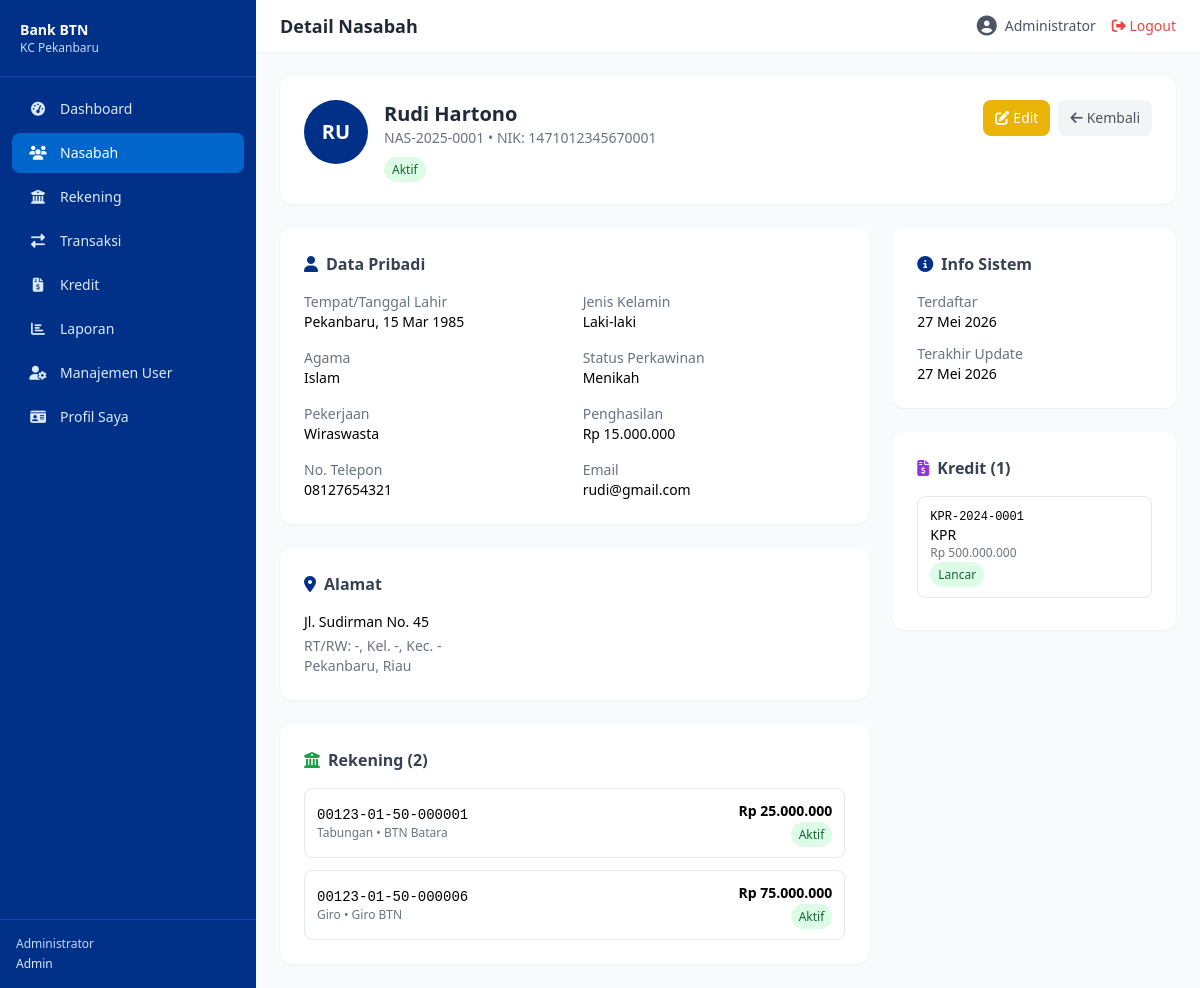
/public/nasabah/detail/1 (signed in), run on the app's committed database.
### tables this page shows
CREATE TABLE nasabah (
    id BIGINT UNSIGNED AUTO_INCREMENT PRIMARY KEY,
    no_nasabah VARCHAR(20) NOT NULL UNIQUE,
    nik VARCHAR(16) NOT NULL UNIQUE,
    nama_lengkap VARCHAR(255) NOT NULL,
    tempat_lahir VARCHAR(100) NULL,
    tanggal_lahir DATE NOT NULL,
    jenis_kelamin ENUM('L','P') NOT NULL,
    agama VARCHAR(20) NULL,
    status_perkawinan ENUM('lajang','menikah','cerai') DEFAULT 'lajang',
    pekerjaan VARCHAR(100) NULL,
    penghasilan_bulanan DECIMAL(15,2) NULL,
    no_telepon VARCHAR(20) NOT NULL,
    email VARCHAR(255) NULL,
    alamat TEXT NOT NULL,
    rt_rw VARCHAR(10) NULL,
    kelurahan VARCHAR(100) NULL,
    kecamatan VARCHAR(100) NULL,
    kota_kabupaten VARCHAR(100) NOT NULL,
    provinsi VARCHAR(100) NOT NULL,
    kode_pos VARCHAR(10) NULL,
    no_ktp_path VARCHAR(500) NULL,
    status ENUM('aktif','nonaktif','blacklist') NOT NULL DEFAULT 'aktif',
    created_by BIGINT UNSIGNED NULL,
    updated_by BIGINT UNSIGNED NULL,
    created_at TIMESTAMP DEFAULT CURRENT_TIMESTAMP,
    updated_at TIMESTAMP DEFAULT CURRENT_TIMESTAMP ON UPDATE CURRENT_TIMESTAMP,
    deleted_at TIMESTAMP NULL,
    FOREIGN KEY (created_by) REFERENCES users(id) ON DELETE SET NULL,
    FOREIGN KEY (updated_by) REFERENCES users(id) ON DELETE SET NULL,
    INDEX idx_nik (nik),
    INDEX idx_nama (nama_lengkap),
    INDEX idx_status (status)
);

CREATE TABLE rekening (
    id BIGINT UNSIGNED AUTO_INCREMENT PRIMARY KEY,
    no_rekening VARCHAR(20) NOT NULL UNIQUE,
    nasabah_id BIGINT UNSIGNED NOT NULL,
    jenis_rekening ENUM('tabungan','giro','deposito','batara') NOT NULL DEFAULT 'tabungan',
    nama_produk VARCHAR(100) NULL,
    saldo DECIMAL(15,2) NOT NULL DEFAULT 0.00,
    saldo_minimum DECIMAL(15,2) DEFAULT 50000.00,
    mata_uang VARCHAR(5) NOT NULL DEFAULT 'IDR',
    tanggal_buka DATE NOT NULL,
    tanggal_tutup DATE NULL,
    status ENUM('aktif','beku','tutup') NOT NULL DEFAULT 'aktif',
    keterangan TEXT NULL,
    created_by BIGINT UNSIGNED NULL,
    created_at TIMESTAMP DEFAULT CURRENT_TIMESTAMP,
    updated_at TIMESTAMP DEFAULT CURRENT_TIMESTAMP ON UPDATE CURRENT_TIMESTAMP,
    FOREIGN KEY (nasabah_id) REFERENCES nasabah(id) ON DELETE CASCADE,
    FOREIGN KEY (created_by) REFERENCES users(id) ON DELETE SET NULL,
    INDEX idx_nasabah (nasabah_id),
    INDEX idx_status (status)
);

CREATE TABLE kredit (
    id BIGINT UNSIGNED AUTO_INCREMENT PRIMARY KEY,
    no_kredit VARCHAR(25) NOT NULL UNIQUE,
    nasabah_id BIGINT UNSIGNED NOT NULL,
    jenis_kredit VARCHAR(100) NOT NULL,
    plafon DECIMAL(15,2) NOT NULL,
    outstanding DECIMAL(15,2) NOT NULL,
    suku_bunga DECIMAL(5,2) NOT NULL,
    tenor_bulan INT NOT NULL,
    angsuran_per_bulan DECIMAL(15,2) NOT NULL,
    tanggal_mulai DATE NOT NULL,
    tanggal_jatuh_tempo DATE NOT NULL,
    tujuan_kredit TEXT NULL,
    jaminan VARCHAR(255) NULL,
    kolektibilitas ENUM('lancar','perhatian_khusus','kurang_lancar','diragukan','macet') NOT NULL DEFAULT 'lancar',
    status ENUM('aktif','lunas','hapus_buku','macet') NOT NULL DEFAULT 'aktif',
    created_by BIGINT UNSIGNED NULL,
    created_at TIMESTAMP DEFAULT CURRENT_TIMESTAMP,
    updated_at TIMESTAMP DEFAULT CURRENT_TIMESTAMP ON UPDATE CURRENT_TIMESTAMP,
    FOREIGN KEY (nasabah_id) REFERENCES nasabah(id) ON DELETE CASCADE,
    FOREIGN KEY (created_by) REFERENCES users(id) ON DELETE SET NULL,
    INDEX idx_nasabah (nasabah_id),
    INDEX idx_status (status),
    INDEX idx_kolektibilitas (kolektibilitas)
);

### app/views/nasabah/detail.php (the view, shortened to what the rows shown need)
<?php require_once '../app/views/layouts/header.php'; ?>
<div class="max-w-5xl mx-auto">
    <div class="bg-white rounded-xl shadow-sm p-6 mb-6">
        <div class="flex items-start justify-between">
            <div class="flex gap-4">
                <div class="w-16 h-16 bg-btn-primary rounded-full flex items-center justify-center text-white text-xl font-bold">
                    <?= strtoupper(substr($nasabah['nama_lengkap'], 0, 2)) ?>
                </div>
                <div>
                    <h2 class="text-xl font-bold text-gray-800"><?= htmlspecialchars($nasabah['nama_lengkap']) ?></h2>
                    <p class="text-sm text-gray-500"><?= $nasabah['no_nasabah'] ?> • NIK: <?= $nasabah['nik'] ?></p>
                    <div class="mt-2"><?= Helper::getStatusBadge($nasabah['status']) ?></div>
                </div>
            </div>
        </div>
    </div>
    <div class="grid grid-cols-1 lg:grid-cols-3 gap-6">
        <div class="lg:col-span-2 space-y-6">
            <div class="bg-white rounded-xl shadow-sm p-6">
                <div class="grid grid-cols-2 gap-4 text-sm">
                    <div><span class="text-gray-500">Tempat/Tanggal Lahir</span><p class="font-medium"><?= htmlspecialchars($nasabah['tempat_lahir'] ?? '-') ?>, <?= Helper::formatTanggal($nasabah['tanggal_lahir']) ?></p></div>
                    <div><span class="text-gray-500">Agama</span><p class="font-medium"><?= $nasabah['agama'] ?: '-' ?></p></div>
                    <div><span class="text-gray-500">Status Perkawinan</span><p class="font-medium capitalize"><?= $nasabah['status_perkawinan'] ?: '-' ?></p></div>
                    <div><span class="text-gray-500">Pekerjaan</span><p class="font-medium"><?= $nasabah['pekerjaan'] ?: '-' ?></p></div>
                    <div><span class="text-gray-500">Penghasilan</span><p class="font-medium"><?= $nasabah['penghasilan_bulanan'] ? Helper::formatRupiah($nasabah['penghasilan_bulanan']) : '-' ?></p></div>
                    <div><span class="text-gray-500">No. Telepon</span><p class="font-medium"><?= $nasabah['no_telepon'] ?></p></div>
                    <div><span class="text-gray-500">Email</span><p class="font-medium"><?= $nasabah['email'] ?: '-' ?></p></div>
                </div>
            </div>
            <div class="bg-white rounded-xl shadow-sm p-6">
                <h3 class="font-semibold text-gray-700 mb-4"><i class="fas fa-map-marker-alt mr-2 text-btn-primary"></i>Alamat</h3>
                <p class="text-sm"><?= htmlspecialchars($nasabah['alamat']) ?></p>
                <p class="text-sm text-gray-500 mt-1">RT/RW: <?= $nasabah['rt_rw'] ?: '-' ?>, Kel. <?= $nasabah['kelurahan'] ?: '-' ?>, Kec. <?= $nasabah['kecamatan'] ?: '-' ?></p>
                <p class="text-sm text-gray-500"><?= $nasabah['kota_kabupaten'] ?>, <?= $nasabah['provinsi'] ?> <?= $nasabah['kode_pos'] ?></p>
            </div>
            <div class="bg-white rounded-xl shadow-sm p-6">
                <?php if (empty($rekening)): ?>
                <p class="text-sm text-gray-400">Belum ada rekening.</p>
                <?php else: ?>
                <div class="space-y-3">
                    <?php foreach ($rekening as $rek): ?>
                    <div class="p-3 border rounded-lg flex justify-between items-center">
                        <div>
                            <p class="font-mono text-sm font-medium"><?= $rek['no_rekening'] ?></p>
                            <p class="text-xs text-gray-500 capitalize"><?= $rek['jenis_rekening'] ?> • <?= $rek['nama_produk'] ?: '-' ?></p>
                        </div>
                        <div class="text-right">
                            <p class="font-semibold text-sm"><?= Helper::formatRupiah($rek['saldo']) ?></p>
                            <?= Helper::getStatusBadge($rek['status']) ?>
                        </div>
                    </div>
                    <?php endforeach; ?>
                </div>
                <?php endif; ?>
            </div>
        </div>
        <div class="space-y-6">
            <div class="bg-white rounded-xl shadow-sm p-6">
                <div class="space-y-3 text-sm">
                    <div><span class="text-gray-500">Terdaftar</span><p class="font-medium"><?= Helper::formatTanggal($nasabah['created_at']) ?></p></div>
                    <div><span class="text-gray-500">Terakhir Update</span><p class="font-medium"><?= Helper::formatTanggal($nasabah['updated_at'] ?? $nasabah['created_at']) ?></p></div>
                </div>
            </div>
            <div class="bg-white rounded-xl shadow-sm p-6">
                <?php if (empty($kredit)): ?>
                <p class="text-sm text-gray-400">Tidak ada kredit.</p>
                <?php else: foreach ($kredit as $kr): ?>
                <div class="p-3 border rounded-lg mb-2">
                    <p class="font-mono text-xs"><?= $kr['no_kredit'] ?></p>
                    <p class="text-sm font-medium"><?= $kr['jenis_kredit'] ?></p>
                    <p class="text-xs text-gray-500"><?= Helper::formatRupiah($kr['plafon']) ?></p>
                    <?= Helper::getStatusBadge($kr['kolektibilitas']) ?>
                </div>
                <?php endforeach; endif; ?>
            </div>
        </div>
    </div>
</div>
<?php require_once '../app/views/layouts/footer.php'; ?>

### app/helpers/Helper.php (shortened to what the rows shown need)
<?php
class Helper {
    public static function formatTanggal(?string $date): string {
        $months = ['Jan','Feb','Mar','Apr','Mei','Jun','Jul','Agu','Sep','Okt','Nov','Des'];
        $ts = strtotime($date);
        return date('d', $ts) . ' ' . $months[(int)date('m', $ts) - 1] . ' ' . date('Y', $ts);
    }
    public static function formatRupiah($amount): string {
        return 'Rp ' . number_format((float)$amount, 0, ',', '.');
    }
    public static function getStatusBadge(string $status): string {
        $colors = [
            'aktif' => 'bg-green-100 text-green-800',
            'nonaktif' => 'bg-gray-100 text-gray-800',
            'blacklist' => 'bg-red-100 text-red-800',
            'beku' => 'bg-yellow-100 text-yellow-800',
            'tutup' => 'bg-red-100 text-red-800',
            'sukses' => 'bg-green-100 text-green-800',
            'batal' => 'bg-red-100 text-red-800',
            'pending' => 'bg-yellow-100 text-yellow-800',
            'lancar' => 'bg-green-100 text-green-800',
            'perhatian_khusus' => 'bg-yellow-100 text-yellow-800',
            'kurang_lancar' => 'bg-orange-100 text-orange-800',
            'diragukan' => 'bg-red-100 text-red-700',
            'macet' => 'bg-red-100 text-red-800',
            'lunas' => 'bg-blue-100 text-blue-800',
            'belum_bayar' => 'bg-yellow-100 text-yellow-800',
            'terlambat' => 'bg-red-100 text-red-800',
        ];
        $class = $colors[$status] ?? 'bg-gray-100 text-gray-800';
        $label = ucfirst(str_replace('_', ' ', $status));
        return "<span class=\"px-2 py-1 rounded-full text-xs font-medium {$class}\">{$label}</span>";
    }
}

### data on the page
nasabah: nama_lengkap "RU", nama_lengkap "Rudi Hartono", no_nasabah "NAS-2025-0001", nik "1471012345670001", status "Aktif", tempat_lahir "Pekanbaru", tanggal_lahir "15 Mar 1985", agama "Islam", status_perkawinan "Menikah", pekerjaan "Wiraswasta", penghasilan_bulanan "Rp 15.000.000", no_telepon "08127654321", email "rudi@gmail.com", alamat "Jl. Sudirman No. 45", rt_rw "-", kelurahan "-", kecamatan "-", kota_kabupaten "Pekanbaru", provinsi "Riau", created_at "27 Mei 2026", updated_at "27 Mei 2026"
rekening: no_rekening "00123-01-50-000001", jenis_rekening "Tabungan", nama_produk "BTN Batara", saldo "Rp 25.000.000", status "Aktif"
rekening: no_rekening "00123-01-50-000006", jenis_rekening "Giro", nama_produk "Giro BTN", saldo "Rp 75.000.000", status "Aktif"
kredit: no_kredit "KPR-2024-0001", jenis_kredit "KPR", plafon "Rp 500.000.000", kolektibilitas "Lancar"

### other printed values
$menu['label'] "Dashboard"
$menu['label'] "Nasabah"
$menu['label'] "Rekening"
$menu['label'] "Transaksi"
$menu['label'] "Kredit"
$menu['label'] "Laporan"
$menu['label'] "Manajemen User"
$menu['label'] "Profil Saya"
Auth::user()['nama'] "Administrator"
Auth::role() "Admin"
$title "Detail Nasabah"
count($rekening) "2"
count($kredit) "1"
